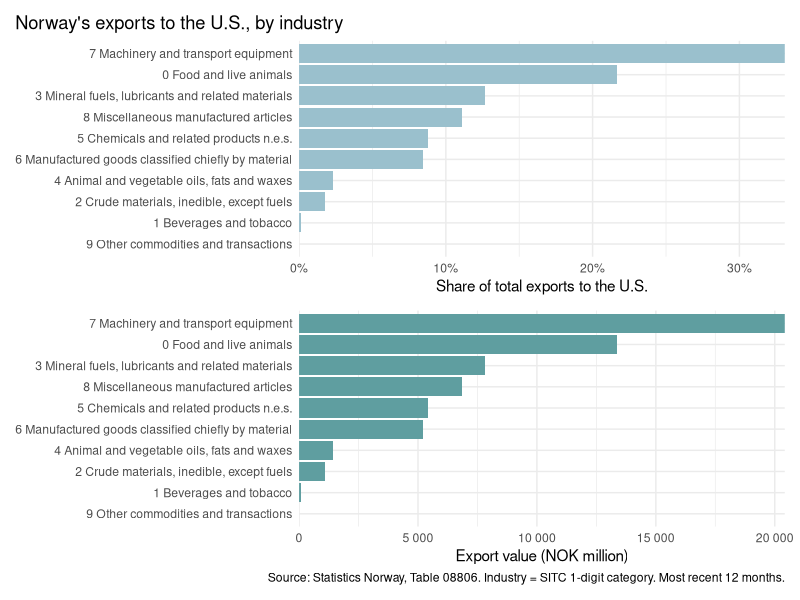
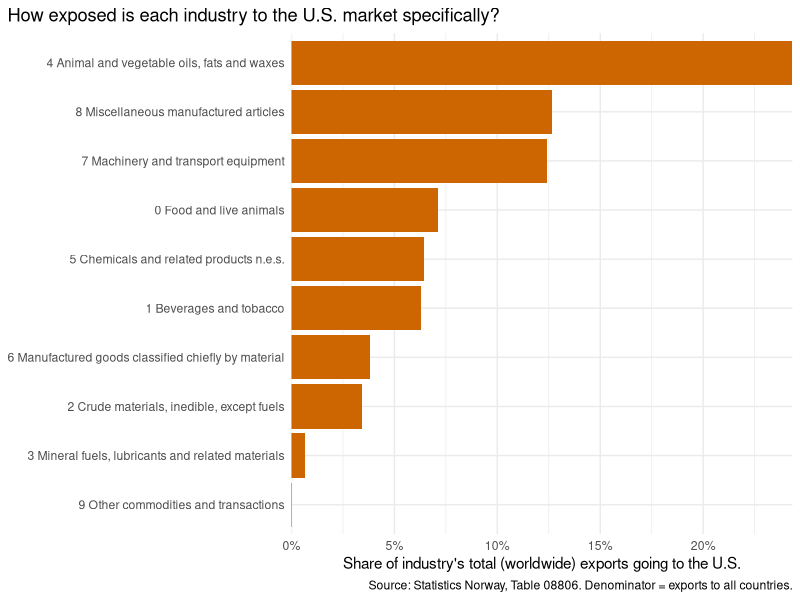
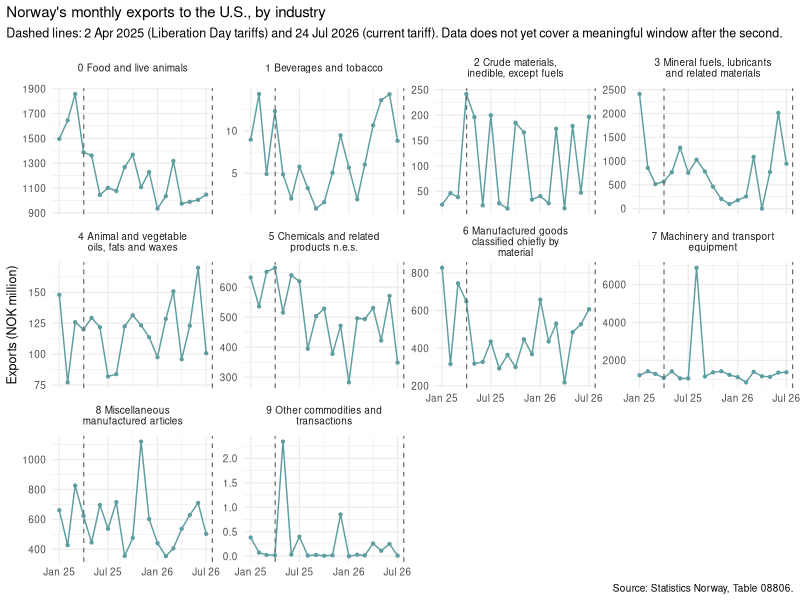
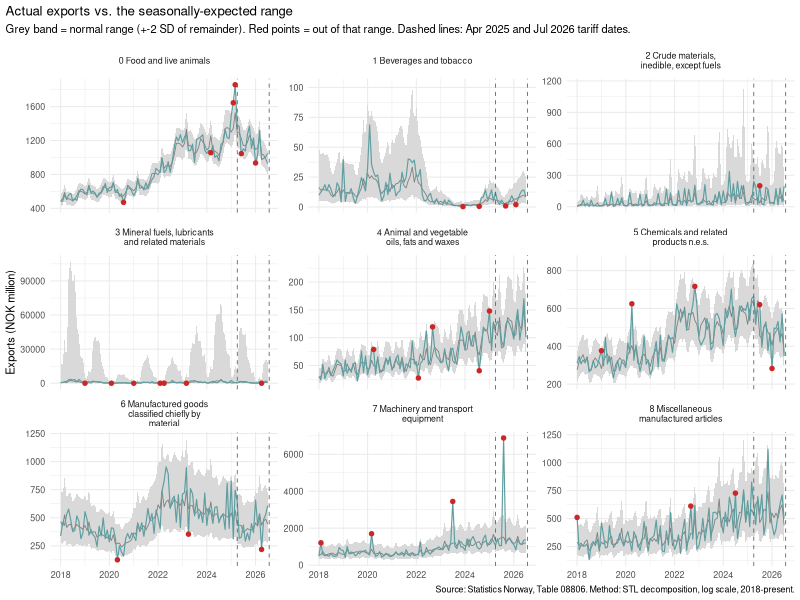
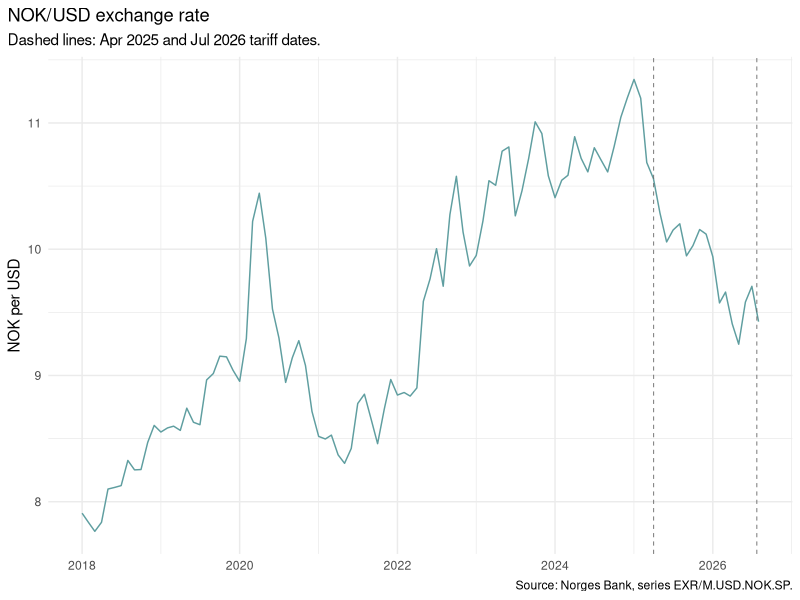

These figures' R source, in order:
## ---- chunk 1
#| label: load

library(tidyverse)
library(scales)

data_exports <- read_csv("data/processed/exports_us_tidy.csv", show_col_types = FALSE)
share_of_total <- read_csv("data/processed/exports_us_share_of_total.csv", show_col_types = FALSE)
us_seasonal <- read_csv("data/processed/exports_us_seasonal.csv", show_col_types = FALSE)
fx <- read_csv("data/processed/usd_nok_tidy.csv", show_col_types = FALSE)

latest_month <- max(data_exports$date)
## ---- chunk 2
#| label: fig-totals-share
#| fig-cap: "Norway's exports to the U.S. by industry: value and share, most recent 12 months"
#| fig-height: 8

library(patchwork)

last_12 <- data_exports %>%
  filter(date > latest_month %m-% months(12))

totals <- last_12 %>%
  group_by(industry) %>%
  summarise(exports_mill_nok = sum(exports_mill_nok), .groups = "drop") %>%
  mutate(
    share = exports_mill_nok / sum(exports_mill_nok),
    industry = fct_reorder(industry, exports_mill_nok)
  )

p_share <- ggplot(totals, aes(x = share, y = industry)) +
  geom_col(fill = "lightblue3") +
  scale_x_continuous(labels = label_percent(), limits = c(0, NA), expand = c(0, 0)) +
  labs(x = "Share of total exports to the U.S.", y = NULL,
       title = "Norway's exports to the U.S., by industry") +
  theme_minimal() +
  theme(plot.title.position = "plot")

p_value <- ggplot(totals, aes(x = exports_mill_nok, y = industry)) +
  geom_col(fill = "cadetblue") +
  scale_x_continuous(labels = label_number(big.mark = " "), n.breaks = 6, expand = c(0, 0)) +
  labs(x = "Export value (NOK million)", y = NULL,
       caption = "Source: Statistics Norway, Table 08806. Industry = SITC 1-digit category. Most recent 12 months.") +
  theme_minimal()

p_share / p_value
## ---- chunk 3
#| label: fig-dependence
#| fig-cap: "Share of each industry's total (worldwide) exports that goes to the U.S., most recent 12 months"

dependence <- share_of_total %>%
  filter(date > latest_month %m-% months(12)) %>%
  group_by(industry) %>%
  summarise(
    exports_us_mill_nok = sum(exports_us_mill_nok),
    exports_total_mill_nok = sum(exports_total_mill_nok),
    .groups = "drop"
  ) %>%
  mutate(share_of_total = exports_us_mill_nok / exports_total_mill_nok)

ggplot(dependence, aes(x = share_of_total, y = fct_reorder(industry, share_of_total))) +
  geom_col(fill = "darkorange3") +
  scale_x_continuous(labels = label_percent(), expand = c(0, 0)) +
  labs(
    x = "Share of industry's total (worldwide) exports going to the U.S.",
    y = NULL,
    title = "How exposed is each industry to the U.S. market specifically?",
    caption = "Source: Statistics Norway, Table 08806. Denominator = exports to all countries."
  ) +
  theme_minimal() +
  theme(plot.title.position = "plot")
## ---- chunk 4
#| label: fig-monthly-trend
#| fig-cap: "Monthly exports to the U.S. by industry, Jan 2025 to present"
#| fig-height: 7

tariff_events <- tibble(
  date = as.Date(c("2025-04-02", "2026-07-24")),
  label = c("Liberation Day tariffs", "12.5% tariff hike")
)

ggplot(data_exports, aes(x = date, y = exports_mill_nok)) +
  geom_line(color = "cadetblue") +
  geom_point(color = "cadetblue", size = 0.8) +
  geom_vline(data = tariff_events, aes(xintercept = date), linetype = "dashed", color = "grey40", linewidth = 0.4) +
  facet_wrap(~ industry, scales = "free_y", labeller = label_wrap_gen(28)) +
  scale_x_date(date_labels = "%b %y") +
  labs(
    x = NULL, y = "Exports (NOK million)",
    title = "Norway's monthly exports to the U.S., by industry",
    subtitle = "Dashed lines: 2 Apr 2025 (Liberation Day tariffs) and 24 Jul 2026 (current tariff). Data does not yet cover a meaningful window after the second.",
    caption = "Source: Statistics Norway, Table 08806."
  ) +
  theme_minimal(base_size = 9) +
  theme(plot.title.position = "plot")
## ---- chunk 5
#| label: fig-seasonal
#| fig-cap: "Actual vs. seasonally expected exports, 2018-present, with out-of-range months flagged"
#| fig-height: 8

ggplot(us_seasonal, aes(x = date)) +
  geom_ribbon(
    aes(
      ymin = exp(trend + seasonal - 2 * remainder_sd),
      ymax = exp(trend + seasonal + 2 * remainder_sd)
    ),
    fill = "grey85"
  ) +
  geom_line(aes(y = expected_mill_nok), color = "grey50", linewidth = 0.3) +
  geom_line(aes(y = exports_mill_nok), color = "cadetblue", linewidth = 0.4) +
  geom_point(
    data = filter(us_seasonal, out_of_normal_range),
    aes(y = exports_mill_nok), color = "firebrick3", size = 1.2
  ) +
  geom_vline(xintercept = as.Date(c("2025-04-02", "2026-07-24")),
             linetype = "dashed", color = "grey40", linewidth = 0.3) +
  facet_wrap(~ industry, scales = "free_y", labeller = label_wrap_gen(28)) +
  labs(
    x = NULL, y = "Exports (NOK million)",
    title = "Actual exports vs. the seasonally-expected range",
    subtitle = "Grey band = normal range (+-2 SD of remainder). Red points = out of that range. Dashed lines: Apr 2025 and Jul 2026 tariff dates.",
    caption = "Source: Statistics Norway, Table 08806. Method: STL decomposition, log scale, 2018-present."
  ) +
  theme_minimal(base_size = 8) +
  theme(plot.title.position = "plot")
## ---- chunk 6
#| label: tbl-seasonal-latest
#| tbl-cap: "Status of the most recent available month against each industry's seasonal baseline"

us_seasonal %>%
  filter(date == max(date)) %>%
  transmute(
    Industry = industry,
    `Actual (NOK mill.)` = round(exports_mill_nok, 0),
    `Seasonally expected (NOK mill.)` = round(expected_mill_nok, 0),
    `Out of normal range?` = if_else(out_of_normal_range, "Yes", "No")
  ) %>%
  arrange(desc(`Out of normal range?`)) %>%
  knitr::kable()
## ---- chunk 7
#| label: fig-exchange-rate
#| fig-cap: "NOK per 1 USD, monthly average"

fx_start <- fx %>% filter(date == as.Date("2025-01-01")) %>% pull(usd_nok)
fx_tariff_month <- fx %>% filter(date == as.Date("2026-07-01")) %>% pull(usd_nok)
fx_latest <- fx %>% filter(date == max(date)) %>% pull(usd_nok)
fx_change_pct <- (fx_latest - fx_start) / fx_start * 100
fx_post_tariff_pct <- (fx_latest - fx_tariff_month) / fx_tariff_month * 100

ggplot(fx, aes(x = date, y = usd_nok)) +
  geom_line(color = "cadetblue", linewidth = 0.5) +
  geom_vline(xintercept = as.Date(c("2025-04-02", "2026-07-24")),
             linetype = "dashed", color = "grey40", linewidth = 0.3) +
  labs(
    x = NULL, y = "NOK per USD",
    title = "NOK/USD exchange rate",
    subtitle = "Dashed lines: Apr 2025 and Jul 2026 tariff dates.",
    caption = "Source: Norges Bank, series EXR/M.USD.NOK.SP."
  ) +
  theme_minimal() +
  theme(plot.title.position = "plot")
